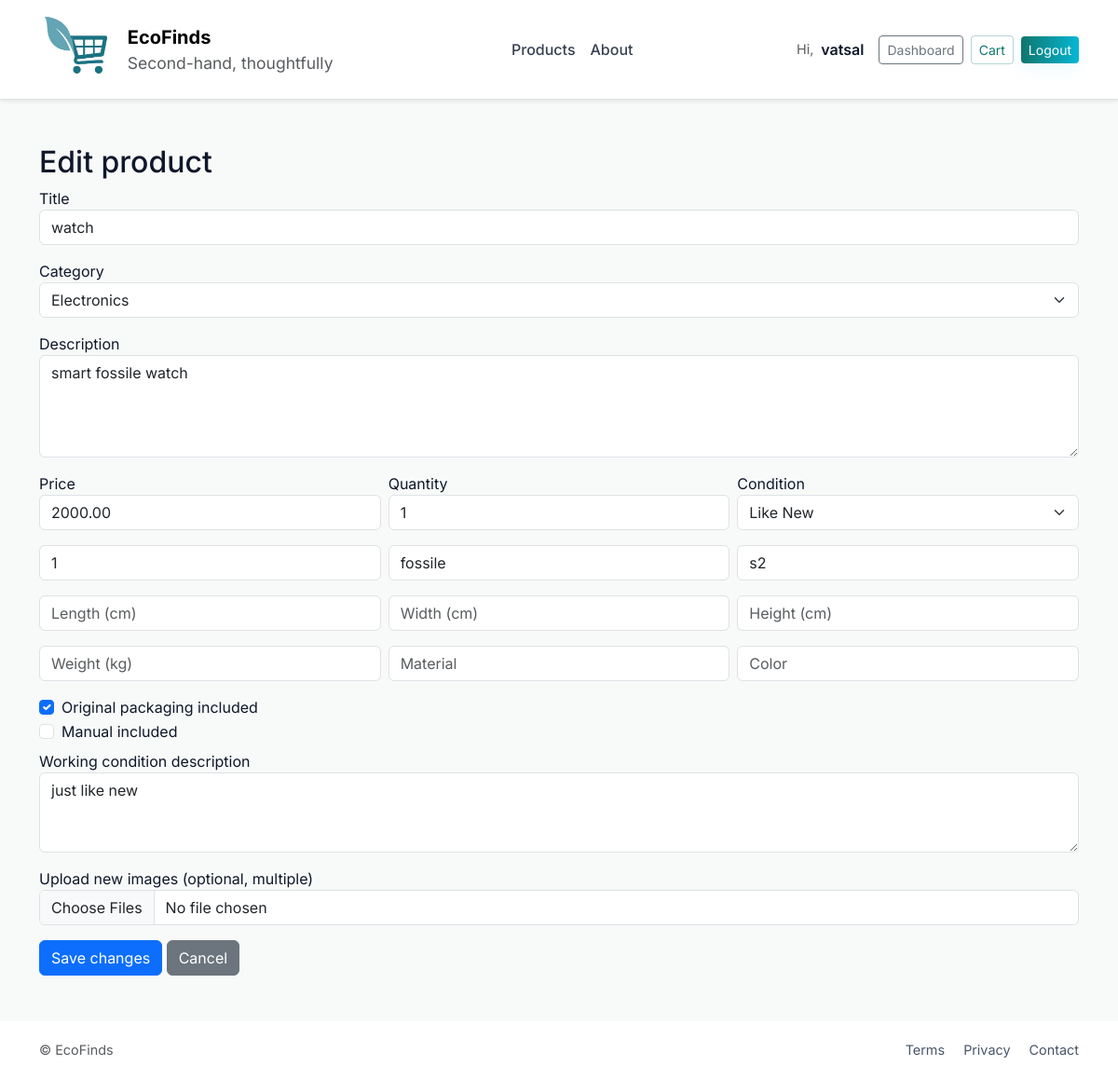
The page /product/16/edit/ (signed in) on the database its author committed.
### market/models.py (models this page shows, shortened)
class Product(models.Model):
    owner = models.ForeignKey("market.UserAccount", on_delete=models.CASCADE, related_name="products")
    title = models.CharField(max_length=250, db_index=True)
    slug = models.SlugField(max_length=280, unique=True, blank=True)
    description = models.TextField(blank=True)
    category = models.CharField(max_length=50, choices=CATEGORIES, default="other")
    price = models.DecimalField(max_digits=10, decimal_places=2)
    quantity = models.PositiveIntegerField(default=1)
    condition = models.CharField(max_length=30, choices=CONDITIONS, default="used_good")
    year_of_manufacture = models.PositiveIntegerField(null=True, blank=True)
    brand = models.CharField(max_length=150, blank=True)
    model = models.CharField(max_length=150, blank=True)
    length_cm = models.DecimalField(max_digits=7, decimal_places=2, null=True, blank=True)
    width_cm  = models.DecimalField(max_digits=7, decimal_places=2, null=True, blank=True)
    height_cm = models.DecimalField(max_digits=7, decimal_places=2, null=True, blank=True)
    weight_kg = models.DecimalField(max_digits=7, decimal_places=3, null=True, blank=True)
    material = models.CharField(max_length=100, blank=True)
    color = models.CharField(max_length=80, blank=True)
    original_packaging = models.BooleanField(default=False)
    manual_included = models.BooleanField(default=False)
    working_condition_description = models.TextField(blank=True)
    is_available = models.BooleanField(default=True)
    created_at = models.DateTimeField(auto_now_add=True)
    updated_at = models.DateTimeField(auto_now=True)
    class Meta:
        ordering = ["-created_at"]

### market/utils.py (the view)
    def wrapper(request, *args, **kwargs):
        if "user_id" not in request.session:
            return redirect("market:login")
        return view_func(request, *args, **kwargs)

### market/utils.py (called while the page is built)
def login_required_custom(view_func):
    def wrapper(request, *args, **kwargs):
        if "user_id" not in request.session:
            return redirect("market:login")
        return view_func(request, *args, **kwargs)
    return wrapper

### market/views.py (called while the page is built, shortened)
@login_required_custom
def product_edit(request, pk):
    prod = get_object_or_404(Product, pk=pk)
    if prod.owner.id != request.session.get("user_id"):
        messages.error(request, "You are not allowed to edit this product.")
        return redirect("market:product_detail", slug=prod.slug)
    return render(request, "market/product_edit.html", {"product": prod, "categories": CATEGORIES, "conditions": CONDITIONS})

### templates/market/product_edit.html (shortened to what this page needs)
{% extends "base.html" %}
{% block content %}
<h2>Edit product</h2>
<form method="post" enctype="multipart/form-data">
  <div class="mb-3">
    <label>Title</label>
    <input type="text" name="title" class="form-control" value="{{ product.title }}" required>
  </div>
  <div class="mb-3">
    <label>Category</label>
    <select name="category" class="form-select">
      {% for k,v in categories %}<option value="{{ k }}" {% if product.category == k %}selected{% endif %}>{{ v }}</option>{% endfor %}
    </select>
  </div>
  <div class="mb-3">
    <label>Description</label>
    <textarea name="description" class="form-control" rows="4">{{ product.description }}</textarea>
  </div>
  <div class="row g-2">
    <div class="col-md-4">
      <label>Price</label>
      <input type="number" step="0.01" name="price" class="form-control" value="{{ product.price }}" required>
    </div>
    <div class="col-md-4">
      <label>Quantity</label>
      <input type="number" name="quantity" class="form-control" value="{{ product.quantity }}" required>
    </div>
    <div class="col-md-4">
      <label>Condition</label>
      <select name="condition" class="form-select">
        {% for k,v in conditions %}
          <option value="{{ k }}" {% if product.condition == k %}selected{% endif %}>{{ v }}</option>
        {% endfor %}
      </select>
    </div>
  </div>
  <div class="row g-2 mt-2">
    <div class="col-md-4"><input type="number" name="year_of_manufacture" class="form-control" value="{{ product.year_of_manufacture }}" placeholder="Year"></div>
    <div class="col-md-4"><input type="text" name="brand" class="form-control" value="{{ product.brand }}" placeholder="Brand"></div>
    <div class="col-md-4"><input type="text" name="model" class="form-control" value="{{ product.model }}" placeholder="Model"></div>
  </div>
  <div class="row g-2 mt-2">
    <div class="col-md-4"><input type="number" step="0.01" name="length_cm" class="form-control" value="{{ product.length_cm }}" placeholder="Length (cm)"></div>
    <div class="col-md-4"><input type="number" step="0.01" name="width_cm" class="form-control" value="{{ product.width_cm }}" placeholder="Width (cm)"></div>
    <div class="col-md-4"><input type="number" step="0.01" name="height_cm" class="form-control" value="{{ product.height_cm }}" placeholder="Height (cm)"></div>
  </div>
  <div class="row g-2 mt-2">
    <div class="col-md-4"><input type="number" step="0.001" name="weight_kg" class="form-control" value="{{ product.weight_kg }}" placeholder="Weight (kg)"></div>
    <div class="col-md-4"><input type="text" name="material" class="form-control" value="{{ product.material }}" placeholder="Material"></div>
    <div class="col-md-4"><input type="text" name="color" class="form-control" value="{{ product.color }}" placeholder="Color"></div>
  </div>
  <div class="form-check mt-3">
    <input class="form-check-input" type="checkbox" name="original_packaging" id="origpack" {% if product.original_packaging %}checked{% endif %}>
    <label class="form-check-label" for="origpack">Original packaging included</label>
  </div>
  <div class="form-check">
    <input class="form-check-input" type="checkbox" name="manual_included" id="manual" {% if product.manual_included %}checked{% endif %}>
    <label class="form-check-label" for="manual">Manual included</label>
  </div>
  <div class="mb-3 mt-2">
    <label>Working condition description</label>
    <textarea name="working_condition_description" class="form-control" rows="3">{{ product.working_condition_description }}</textarea>
  </div>
  <div class="mb-3">
    <label>Upload new images (optional, multiple)</label>
    <input type="file" name="images" accept="image/*" multiple class="form-control">
  </div>
  <button class="btn btn-primary">Save changes</button>
  <a href="{% url 'market:product_detail' slug=product.slug %}" class="btn btn-secondary">Cancel</a>
</form>
{% endblock %}

### templates/base.html (style rules this page uses)
:root { --primary: #0f766e; --accent: #06b6d4; --bg-soft: #f8faf9; --muted: #6b7280; --card: #ffffff; }
html, body { height: 100%; }
body { display: flex; flex-direction: column; min-height: 100vh; font-family: "Inter", system-ui, -apple-system, "Segoe UI", Roboto, Arial; background: var(--bg-soft); color: #0f172a; -webkit-font-smoothing:antialiased; }
.bg-soft { background: var(--bg-soft) !important; }

### rows shown on the page
Product: title "watch", category "Electronics", description "smart fossile watch", price "2000.00", quantity "1", condition "Like New", year_of_manufacture "1", brand "fossile", model "s2", original_packaging "☑", working_condition_description "just like new"

### other values the page prints
{{ request.session.username }} "vatsal"
